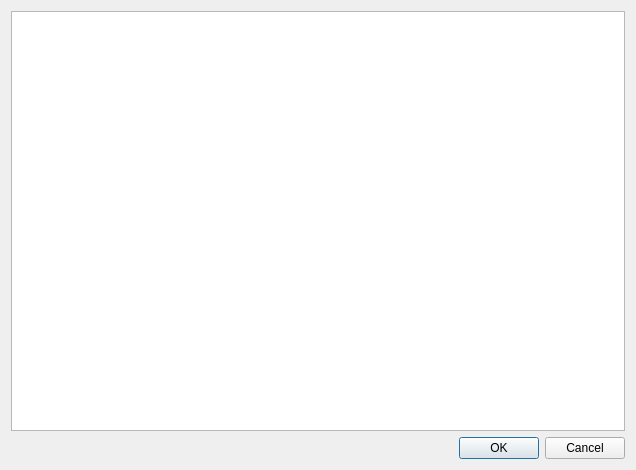
<?xml version="1.0" encoding="UTF-8"?>
<ui version="4.0">
 <class>SelectPath</class>
 <widget class="QDialog" name="SelectPath">
  <property name="geometry">
   <rect>
    <x>0</x>
    <y>0</y>
    <width>636</width>
    <height>470</height>
   </rect>
  </property>
  <property name="windowTitle">
   <string>Dialog</string>
  </property>
  <layout class="QGridLayout" name="gridLayout">
   <item row="0" column="0">
    <widget class="QTreeView" name="treeView"/>
   </item>
   <item row="1" column="0">
    <widget class="QDialogButtonBox" name="buttonBox">
     <property name="orientation">
      <enum>Qt::Horizontal</enum>
     </property>
     <property name="standardButtons">
      <set>QDialogButtonBox::Cancel|QDialogButtonBox::Ok</set>
     </property>
    </widget>
   </item>
  </layout>
 </widget>
 <resources/>
 <connections>
  <connection>
   <sender>buttonBox</sender>
   <signal>accepted()</signal>
   <receiver>SelectPath</receiver>
   <slot>accept()</slot>
   <hints>
    <hint type="sourcelabel">
     <x>248</x>
     <y>254</y>
    </hint>
    <hint type="destinationlabel">
     <x>157</x>
     <y>274</y>
    </hint>
   </hints>
  </connection>
  <connection>
   <sender>buttonBox</sender>
   <signal>rejected()</signal>
   <receiver>SelectPath</receiver>
   <slot>reject()</slot>
   <hints>
    <hint type="sourcelabel">
     <x>316</x>
     <y>260</y>
    </hint>
    <hint type="destinationlabel">
     <x>286</x>
     <y>274</y>
    </hint>
   </hints>
  </connection>
 </connections>
</ui>
